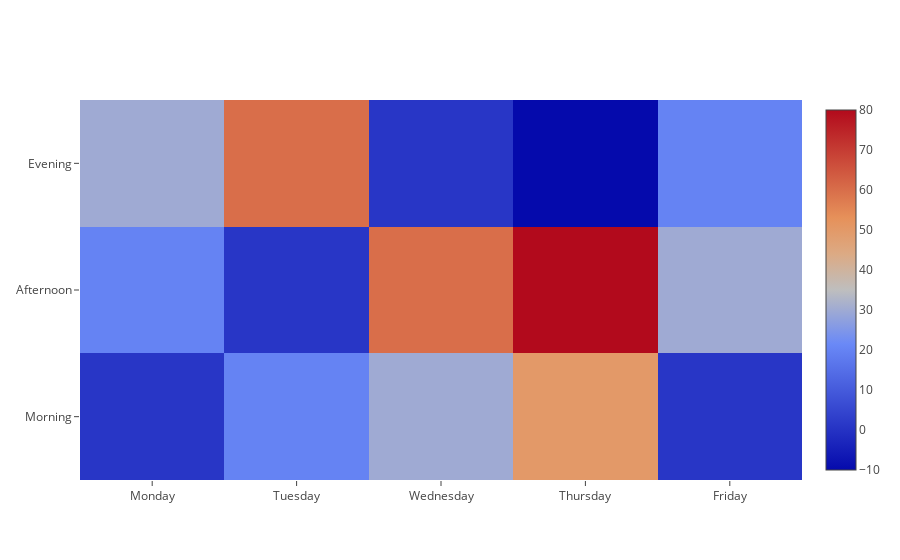

Notebook code cell kept with this figure:
### Code cell
import plotly
import plotly.graph_objs as go
plotly.offline.init_notebook_mode(connected=True)

trace = go.Heatmap(z=[[1, 20, 30, 50, 1], [20, 1, 60, 80, 30], [30, 60, 1, -10, 20]],
                   x=['Monday', 'Tuesday', 'Wednesday', 'Thursday', 'Friday'],
                   y=['Morning', 'Afternoon', 'Evening'])
data=[trace]
plotly.offline.iplot(data, filename='labelled-heatmap')

### Figure 1 — Plotly figure (JSON) as saved in the notebook; plotly's stock layout.template omitted (floating-point values rounded to 4 significant figures)
{"data": [{"type": "heatmap", "x": ["Monday", "Tuesday", "Wednesday", "Thursday", "Friday"], "y": ["Morning", "Afternoon", "Evening"], "z": [[1, 20, 30, 50, 1], [20, 1, 60, 80, 30], [30, 60, 1, -10, 20]]}], "layout": {}}
